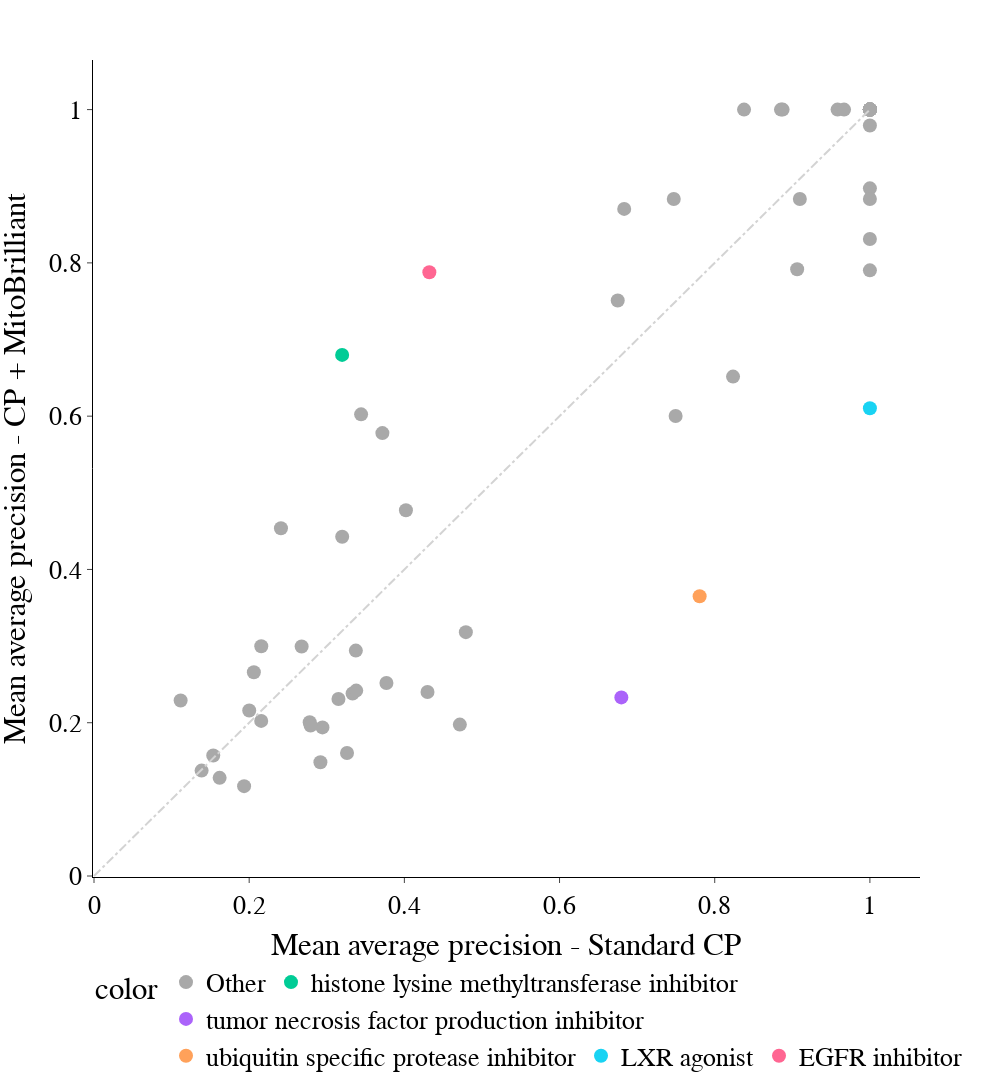

The code cell stored with this chart in its notebook:
### Markdown cell above
### Plot

### Code cell
scatter_plot_comparison_colorblack(df_controls,col1='Standard CP', col2='CP + MitoBrilliant', cutoff=0.3)

### Figure 1 — Plotly figure (JSON) as saved in the notebook; plotly's stock layout.template omitted (floating-point values rounded to 4 significant figures)
{"data": [{"hovertemplate": "<b>%{hovertext}</b><br><br>color=Other<br>Mean average precision - Standard CP=%{x}<br>Mean average precision - CP + MitoBrilliant=%{y}<extra></extra>", "hovertext": ["tumor necrosis factor production inhibitor", "antihistamine", "acetylcholine receptor antagonist", "pyruvate dehydrogenase kinase inhibitor", "protein tyrosine kinase inhibitor", "antihistamine", "hepatocyte growth factor receptor inhibitor", "CHK inhibitor", "glycogen synthase kinase inhibitor", "inosine monophosphate dehydrogenase inhibitor", "CDC inhibitor", "PARP inhibitor", "bromodomain inhibitor", "glycogen synthase kinase inhibitor", "JAK inhibitor", "Apoptosis inducer (ATP-competitive kinase inhibitor)", "hepatocyte growth factor receptor inhibitor", "bromodomain inhibitor", "MEK inhibitor", "Aurora kinase inhibitor", "phospholipase inhibitor", "IGF-1 inhibitor", "tricyclic antidepressant", "histone lysine demethylase inhibitor", "phosphodiesterase inhibitor", "beta-catenin inhibitor", "JNK inhibitor", "LXR agonist", "DNA inhibitor", "kinesin inhibitor", "phosphoinositide dependent kinase inhibitor", "RAF inhibitor", "FGFR inhibitor", "Bcr-Abl kinase inhibitor", "AMPK inhibitor", "pyruvate dehydrogenase kinase inhibitor", "phospholipase inhibitor", "Aurora kinase inhibitor", "JAK inhibitor", "tricyclic antidepressant", "PARP inhibitor", "BCL inhibitor", "inosine monophosphate dehydrogenase inhibitor", "MEK inhibitor", "histone lysine methyltransferase inhibitor", "HDAC inhibitor", "HDAC inhibitor", "BCL inhibitor", "phosphodiesterase inhibitor", "kinesin inhibitor", "CDK inhibitor", "CDC inhibitor", "RAF inhibitor", "protein tyrosine kinase inhibitor", "MAP kinase inhibitor", "ER stressor (SERCA inhibitor)", "protein arginine N-methyltransferase inhibitor", "Apoptosis inducer (transcription inhibitor)", "phosphoinositide dependent kinase inhibitor", "FGFR inhibitor", "DNA inhibitor", "smoothened receptor agonist", "JNK inhibitor", "CHK inhibitor", "androgen receptor modulator", "HMGCR inhibitor", "acetylcholine receptor antagonist", "p38 MAPK inhibitor", "mTOR inhibitor", "EGFR inhibitor", "HMGCR inhibitor", "IGF-1 inhibitor", "protein arginine N-methyltransferase inhibitor", "Bcr-Abl kinase inhibitor", "MAP kinase inhibitor", "p38 MAPK inhibitor", "ubiquitin specific protease inhibitor", "beta-catenin inhibitor", "CDK inhibitor", "histone lysine demethylase inhibitor", "hypoxia inducible factor inhibitor", "androgen receptor modulator", "mTOR inhibitor", "smoothened receptor agonist", "hypoxia inducible factor inhibitor"], "legendgroup": "Other", "marker": {"color": "darkgrey", "size": 14, "symbol": "circle"}, "mode": "markers", "name": "Other", "orientation": "v", "showlegend": true, "type": "scatter", "x": [0.2945, 0.4793, 0.3199, 1, 0.2676, 0.3375, 1, 1, 1, 1, 1, 0.2918, 0.8875, 1, 0.3151, 1, 0.1537, 1, 0.675, 1, 0.3333, 1, 0.1387, 0.8378, 0.3261, 0.278, 0.3717, 0.6833, 0.2791, 1, 1, 0.3442, 1, 1, 1, 1, 1, 1, 0.7496, 0.206, 1, 1, 0.9583, 1, 1, 1, 1, 0.9097, 0.1117, 1, 1, 0.3769, 1, 0.1934, 0.402, 1, 1, 1, 1, 1, 1, 0.7472, 0.4298, 1, 0.1619, 0.3379, 0.2156, 1, 1, 1, 0.2001, 1, 0.4715, 0.9667, 0.9062, 0.8236, 1, 1, 1, 1, 0.2409, 0.2155, 1, 0.8854, 1], "xaxis": "x", "y": [0.1939, 0.3182, 0.4427, 0.8972, 0.2994, 0.2941, 1, 1, 1, 1, 1, 0.1484, 1, 1, 0.2309, 1, 0.1571, 1, 0.751, 1, 0.2382, 0.9792, 0.1375, 1, 0.1605, 0.2005, 0.5779, 0.8704, 0.1963, 1, 1, 0.6024, 1, 1, 1, 1, 0.8833, 0.7903, 0.6002, 0.2658, 1, 1, 1, 1, 1, 1, 1, 0.8833, 0.229, 1, 1, 0.2518, 1, 0.1172, 0.4773, 1, 0.8312, 1, 1, 1, 1, 0.8833, 0.24, 1, 0.1281, 0.2419, 0.2998, 1, 1, 1, 0.216, 1, 0.1976, 1, 0.7917, 0.6516, 1, 1, 1, 1, 0.4537, 0.2024, 1, 1, 1], "yaxis": "y"}, {"hovertemplate": "<b>%{hovertext}</b><br><br>color=histone lysine methyltransferase inhibitor<br>Mean average precision - Standard CP=%{x}<br>Mean average precision - CP + MitoBrilliant=%{y}<extra></extra>", "hovertext": ["histone lysine methyltransferase inhibitor"], "legendgroup": "histone lysine methyltransferase inhibitor", "marker": {"color": "#00cc96", "size": 14, "symbol": "circle"}, "mode": "markers", "name": "histone lysine methyltransferase inhibitor", "orientation": "v", "showlegend": true, "type": "scatter", "x": [0.3198], "xaxis": "x", "y": [0.68], "yaxis": "y"}, {"hovertemplate": "<b>%{hovertext}</b><br><br>color=tumor necrosis factor production inhibitor<br>Mean average precision - Standard CP=%{x}<br>Mean average precision - CP + MitoBrilliant=%{y}<extra></extra>", "hovertext": ["tumor necrosis factor production inhibitor"], "legendgroup": "tumor necrosis factor production inhibitor", "marker": {"color": "#ab63fa", "size": 14, "symbol": "circle"}, "mode": "markers", "name": "tumor necrosis factor production inhibitor", "orientation": "v", "showlegend": true, "type": "scatter", "x": [0.6797], "xaxis": "x", "y": [0.233], "yaxis": "y"}, {"hovertemplate": "<b>%{hovertext}</b><br><br>color=ubiquitin specific protease inhibitor<br>Mean average precision - Standard CP=%{x}<br>Mean average precision - CP + MitoBrilliant=%{y}<extra></extra>", "hovertext": ["ubiquitin specific protease inhibitor"], "legendgroup": "ubiquitin specific protease inhibitor", "marker": {"color": "#FFA15A", "size": 14, "symbol": "circle"}, "mode": "markers", "name": "ubiquitin specific protease inhibitor", "orientation": "v", "showlegend": true, "type": "scatter", "x": [0.7806], "xaxis": "x", "y": [0.3651], "yaxis": "y"}, {"hovertemplate": "<b>%{hovertext}</b><br><br>color=LXR agonist<br>Mean average precision - Standard CP=%{x}<br>Mean average precision - CP + MitoBrilliant=%{y}<extra></extra>", "hovertext": ["LXR agonist"], "legendgroup": "LXR agonist", "marker": {"color": "#19d3f3", "size": 14, "symbol": "circle"}, "mode": "markers", "name": "LXR agonist", "orientation": "v", "showlegend": true, "type": "scatter", "x": [1], "xaxis": "x", "y": [0.6102], "yaxis": "y"}, {"hovertemplate": "<b>%{hovertext}</b><br><br>color=EGFR inhibitor<br>Mean average precision - Standard CP=%{x}<br>Mean average precision - CP + MitoBrilliant=%{y}<extra></extra>", "hovertext": ["EGFR inhibitor"], "legendgroup": "EGFR inhibitor", "marker": {"color": "#FF6692", "size": 14, "symbol": "circle"}, "mode": "markers", "name": "EGFR inhibitor", "orientation": "v", "showlegend": true, "type": "scatter", "x": [0.4322], "xaxis": "x", "y": [0.7877], "yaxis": "y"}], "layout": {"font": {"color": "Black", "family": "sans serif", "size": 26}, "height": 1200, "legend": {"orientation": "h", "title": {"text": "color"}, "tracegroupgap": 0}, "margin": {"t": 60}, "plot_bgcolor": "rgba(0,0,0,0)", "shapes": [{"line": {"color": "lightgrey", "dash": "dashdot"}, "type": "line", "x0": 0, "x1": 1, "y0": 0, "y1": 1}], "width": 1000, "xaxis": {"anchor": "y", "domain": [0, 1], "linecolor": "black", "showline": true, "ticks": "outside", "title": {"text": "Mean average precision - Standard CP"}}, "yaxis": {"anchor": "x", "domain": [0, 1], "linecolor": "black", "showline": true, "ticks": "outside", "title": {"text": "Mean average precision - CP + MitoBrilliant"}}}}
